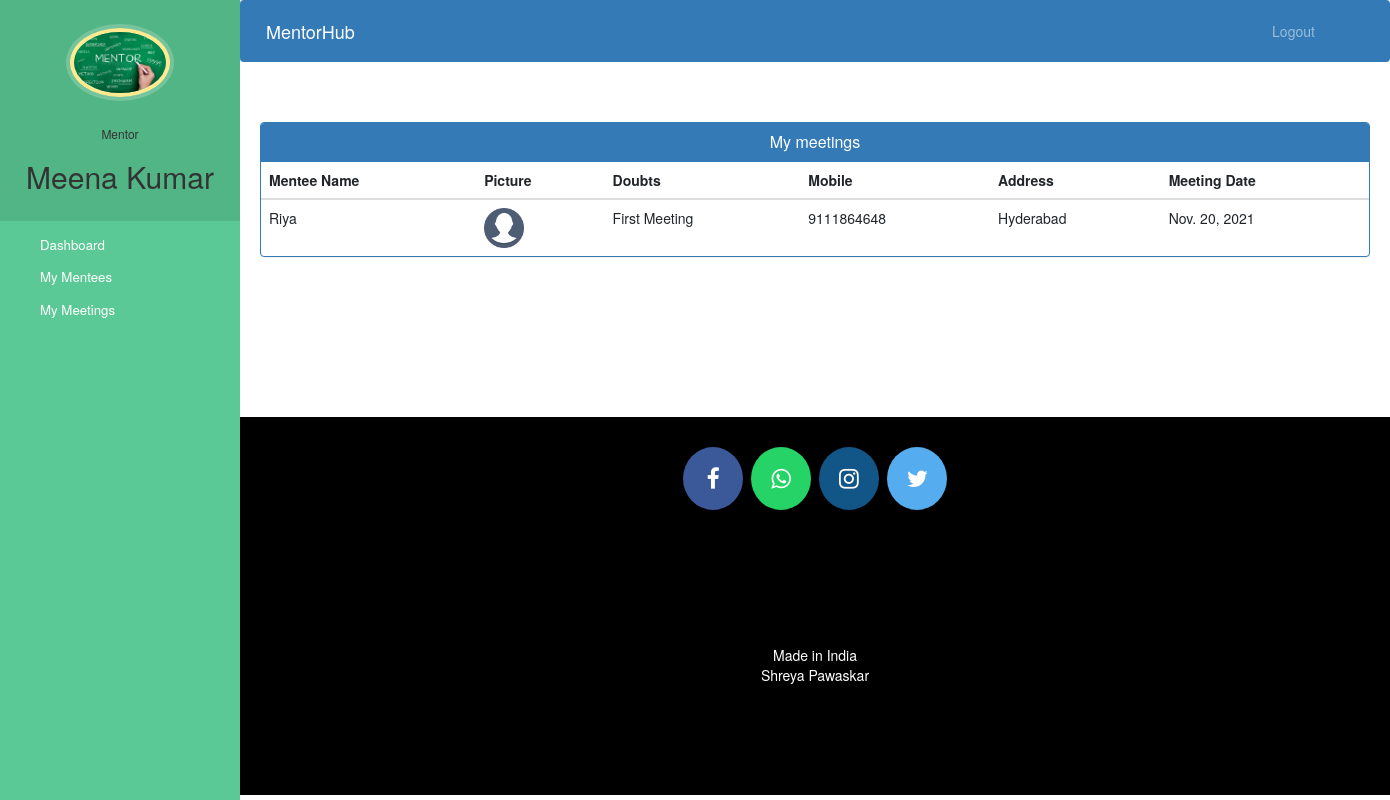
/mentor-view-appointment (signed in), run on the app's committed database.
### mentorship/models.py (models this page shows, shortened)
class Mentor(models.Model):
    user=models.OneToOneField(User,on_delete=models.CASCADE)
    profile_pic= models.ImageField(upload_to='profile_pic/MentorProfilePic/',null=True,blank=True)
    address = models.CharField(max_length=40)
    mobile = models.CharField(max_length=20,null=True)
    domain= models.CharField(max_length=50,choices=domains,default='Data Science')
    status=models.BooleanField(default=False)

class Appointment(models.Model):
    menteeId=models.PositiveIntegerField(null=True)
    mentorId=models.PositiveIntegerField(null=True)
    menteeName=models.CharField(max_length=40,null=True)
    mentorName=models.CharField(max_length=40,null=True)
    appointmentDate=models.DateField(auto_now=True)
    description=models.TextField(max_length=500)
    status=models.BooleanField(default=False)

class Mentee(models.Model):
    user=models.OneToOneField(User,on_delete=models.CASCADE)
    profile_pic= models.ImageField(upload_to='profile_pic/MenteeProfilePic/',null=True,blank=True)
    address = models.CharField(max_length=40)
    mobile = models.CharField(max_length=20,null=False)
    interests = models.CharField(max_length=100,null=False)
    assignedMentorId = models.PositiveIntegerField(null=True)
    admitDate=models.DateField(auto_now=True)
    status=models.BooleanField(default=False)

### mentorship/views.py (the view)
# urls.py: path('mentor-view-appointment', views.mentor_view_appointment_view,name='mentor-view-appointment'),
@csrf_exempt
@login_required(login_url='mentorlogin')
@user_passes_test(is_mentor)
def mentor_view_appointment_view(request):
    mentor=models.Mentor.objects.get(user_id=request.user.id) #for profile picture of mentor in sidebar
    appointments=models.Appointment.objects.all().filter(status=True,mentorId=request.user.id)
    menteeid=[]
    for a in appointments:
        menteeid.append(a.menteeId)
    mentees=models.Mentee.objects.all().filter(status=True,user_id__in=menteeid)
    appointments=zip(appointments,mentees)
    return render(request,'mentorship/mentor_view_appointment.html',{'appointments':appointments,'mentor':mentor})

### mentorship/views.py (called while the page is built)
def is_mentor(user):
    return user.groups.filter(name='DOCTOR').exists()

### templates/mentorship/mentor_view_appointment.html (shortened to what this page needs)
{% extends 'mentorship/mentor_base.html' %}
{% block content %}
{%load static%}
<head>
  <link href="//netdna.bootstrapcdn.com/bootstrap/3.0.0/css/bootstrap.min.css" rel="stylesheet" id="bootstrap-css">
</head>
<div class="container">
  <div class="panel panel-primary">
    <div class="panel-heading">
      <h6 class="panel-title">My meetings</h6>
    </div>
    <table class="table table-hover" id="dev-table">
      <thead>
        <tr>
          <th>Mentee Name</th>
          <th>Picture</th>
          <th>Doubts</th>
          <th>Mobile</th>
          <th>Address</th>
          <th>Meeting Date</th>
        </tr>
      </thead>
      {% for a,p in appointments %}
      <tr>
        <td>{{a.menteeName}}</td>
        <td> <img src="{% static p.profile_pic.url %}" alt="Profile Pic" height="40px" width="40px" /></td>
        <td>{{a.description}}</td>
        <td>{{p.mobile}}</td>
        <td>{{p.address}}</td>
        <td>{{a.appointmentDate}}</td>
      </tr>
      {% endfor %}
    </table>
  </div>
</div>
{% endblock content %}

### templates/mentorship/mentor_base.html (shortened to what this page needs)
<!DOCTYPE html>
{% load static %}
<html lang="en">
<head>
  <link rel="stylesheet" href="https://stackpath.bootstrapcdn.com/bootstrap/4.3.1/css/bootstrap.min.css">
  <link rel="stylesheet" href="https://maxcdn.bootstrapcdn.com/font-awesome/4.7.0/css/font-awesome.min.css">
</head>
<body>
  <nav class="menu" tabindex="0">
    <header class="avatar">
      <img src="{% static mentor.profile_pic.url %}" alt="Profile Pic" />
      <br><br>
      <h6>Mentor</h6>
      <h2>{{request.user.first_name}} {{request.user.last_name}}</h2>
    </header>
    <ul>
      <li tabindex="0" class="icon-dashboard"> <a style="color:white; text-decoration:none;" href="/mentor-dashboard"><span>Dashboard</span></a> </li>
      <li tabindex="0" class="icon-users"> <a style="color:white; text-decoration:none;" href="/mentor-mentee"><span>My Mentees</span></a></li>
      <li tabindex="0" class="icon-calendar"> <a style="color:white; text-decoration:none;" href="/mentor-appointment"><span>My Meetings</span></a></li>
    </ul>
  </nav>
  <main>
    <div class="bs-example">
      <nav class="navbar navbar-expand-md  navbar-dark fixed-top" style="background:#337AB7;">
        <a href="/mentor-dashboard" class="navbar-brand">MentorHub</a>
        <div class="collapse navbar-collapse justify-content-between" id="navbarCollapse">
          <div class="navbar-nav" style=" margin-left: 90%;">
            <a href="/logout" class="nav-item nav-link">Logout</a>
          </div>
        </div>
      </nav>
    </div>
    <br><br>
    {% block content %}
    {% endblock content %}
    <br><br><br><br><br><br><br>
    <footer>
      <p>
        <a id="ftr" href="" class="fa fa-facebook"></a>
        <a id="ftr" href="" class="fa fa-whatsapp"></a>
        <a id="ftr" href="" class="fa fa-instagram"></a>
        <a id="ftr" href="" class="fa fa-twitter"></a>
      </p>
      <br>
      <div class="container">
        <div class="row">
          <div class="col-md-12 col-sm-12">
            <div style="color:#ffffff;" class="wow fadeInUp footer-copyright">
              <p>Made in India <br>
                Shreya Pawaskar</p>
            </div>
          </div>
        </div>
      </div>
    </footer>
  </main>
</body>
</html>

### templates/mentorship/mentor_base.html (style rules this page uses)
a:link { text-decoration: none; }
a { color: white; }
footer { padding: 0px 0px 0px 0px; background-color: black; margin: 0px; }
#ftr { padding: 20px; }
.fa { font-size: 23px; width: 60px; text-align: center; text-decoration: none; margin: 5px 2px; border-radius: 50%; }
.fa-facebook { background: #3B5998; color: white; margin-top: 30px; }
.fa-whatsapp { background: #25d366; color: white; }
.fa-twitter { background: #55ACEE; color: white; }
.fa-instagram { background: #125688; color: white; }
p { text-align: center; }
body { padding-left: 240px; }
main { position: relative; height: 100vh; }
.menu { background: #5bc995; height: 100vh; width: 240px; position: fixed; top: 0px; left: 0; z-index: 5; outline: none; }
.menu .avatar { background: rgba(0, 0, 0, 0.1); padding: 2em 0.5em; text-align: center; }
.menu .avatar img { width: 100px; border-radius: 50%; overflow: hidden; border: 4px solid #ffea92; box-shadow: 0 0 0 4px rgba(255, 255, 255, 0.2); }
.menu .avatar h2 { font-weight: normal; margin-bottom: 0; }
.menu ul { list-style: none; padding: 0.5em 0; margin: 0; }
.menu ul li { padding: 0.5em 1em 0.5em 3em; font-size: 0.95em; font-weight: regular; background-repeat: no-repeat; background-position: left 15px center; background-size: auto 20px; transition: all 0.15s linear; cursor: pointer; }
.menu ul li.icon-dashboard { background-image: url("https://cdn-icons-png.flaticon.com/512/26/26284.png"); }
.menu ul li.icon-users { background-image: url("https://cdn-icons-png.flaticon.com/512/26/26284.png"); }
.menu ul li.icon-calendar { background-image: url("https://cdn-icons-png.flaticon.com/512/26/26284.png"); }

### templates/mentorship/mentor_view_appointment.html (style rules this page uses)
a:link { text-decoration: none; }
h6 { text-align: center; }
.row { margin: 100px; }

### data on the page
Mentor: profile_pic (picture)
Appointment: menteeName "Riya", profile_pic (placeholder picture), description "First Meeting", mobile "9111864648", address "Hyderabad", appointmentDate "Nov. 20, 2021"

### other printed values
{{ request.user.first_name }} "Meena"
{{ request.user.last_name }} "Kumar"
